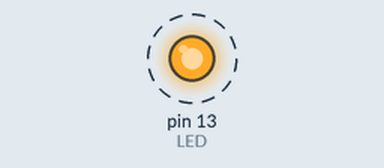
Bench run of a sketch on a simulated Arduino Uno, built with avr-gcc and run on an emulated ATmega328P. Parts: output pins drawn as LEDs (lit = HIGH). Dashed ring = blinking.

Above: at 0.5 s.
Timing chart, 0 to 5.0 s (numbered marks = the images above):
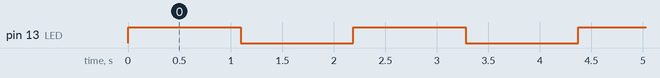

The sketch:

lightOnOff2.ino
```cpp
// Light on off frequently by 5 sec delay

void loop_delay()
{
	for (volatile long i = 0; i<500000;i++); //loop delay for 5 sec
}
int main()
{
	DDRB |= 1<<PB5; //set pin 13 as output DDRB Means Data Direction Register B, PB5 is the pin number

	while(1)
	{
		PORTB ^= (1<<PB5); //toggle the LED state , PORTB is the output register, PB5 is the pin number
		loop_delay();
	}
}
```

Measured:
- by itself, pin 13 (LED): alternates HIGH for 1.1 s and LOW for 1.1 s
